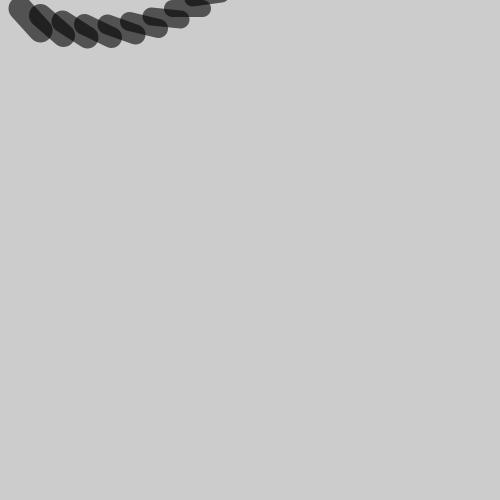
Frame 1 (no input)
Frame 2 (the mouse pressed at the canvas centre, redrawn once): identical to frame 1, image omitted

The Processing sketch that drew this single still picture (run headless with seeded random() and noise(); the mouse was pressed at the canvas centre and the sketch redrawn once):

// Processing sketch: exercise_22_3a
// ── exercise_22_3a.pde
int q = 20;
int u = 24;
float a = -0.12;

void setup() {
  size(500,500);
  stroke(0,153);
  smooth();
  noLoop();
}
void draw() 
{
  background (204);
  tail(q,u,a);
}

void tail (int xpos, int units, float angle) {
  pushMatrix();
  translate(xpos, 0);
  for (int i = units; i> 0; i--){
    for(int q = 500; q > 1; q--);
    strokeWeight(i);
    line(q,q+10,0,8);
    translate(q,8);
    rotate(angle);
    
  }
  popMatrix();
}
